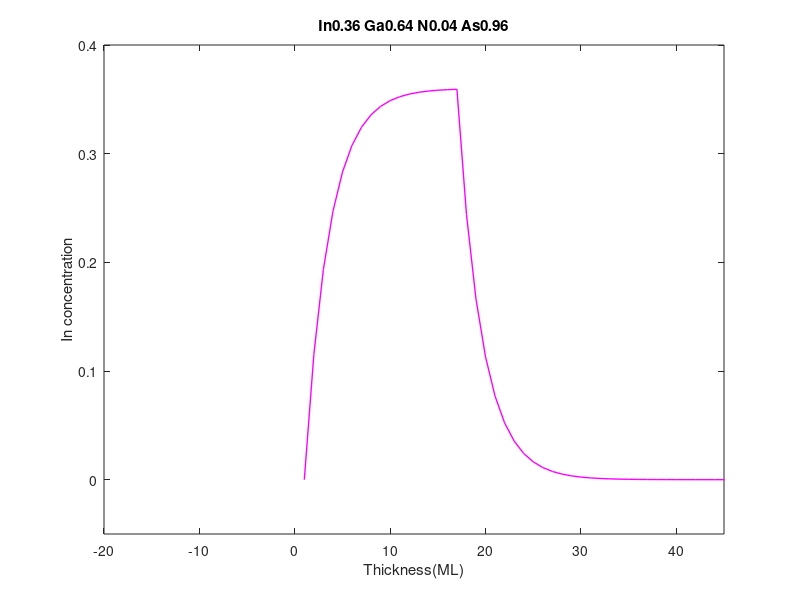

Reproduce this figure in MATLAB.
clc
clear all
R=0.68;
x0=0.36;
ML=60;
time=-20:0.001:40;
ML_counter=1;
X(1,1)=0;
for c=0:ML+1
    if ML_counter<17
    X(1,ML_counter+1)=(x0)*(1-R^(ML_counter));  
    end
    if 16<ML_counter
    X(1,ML_counter+1)=(x0)*(1-R^16)*R^(ML_counter-16);  
    end
    ML_counter=ML_counter+1;
end
ml=[-1:1:ML+1];
[ml;X]
figure
plot(X,'m-','linewidth',1)
title('In0.36 Ga0.64 N0.04 As0.96')
xlabel('Thickness(ML)')
ylabel('In concentration')
axis([-20 45 -0.05 0.4])
